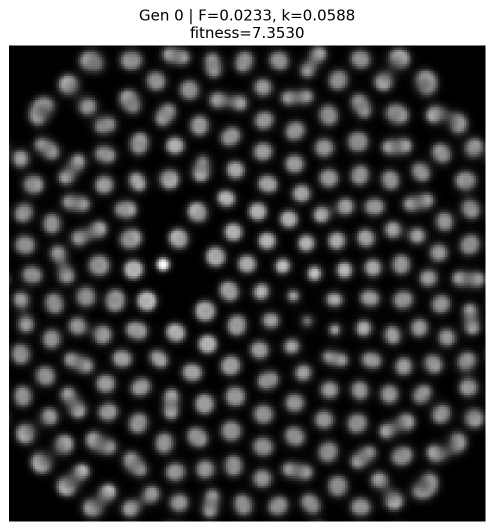
#> input picture best_gen_00.png, 988 x 1061 px (shown at 1/2 size)
$ python -i fft_visual_check.py   (imports and definitions only)
#> lines starting #> are read from the running program, lines starting #| are printed output that depends on the picture
#> further down, picture is the input picture: shape (1061, 988); min 0, max 255, mean 70.3
import numpy as np
import matplotlib.pyplot as plt

N = 200
Du = 0.16
Dv = 0.08
steps = 5000
dt = 1.0
seed = 42
check_interval = 100
stability_threshold = 1e-5


# [53 lines left out: functions laplacian, initialize_grid, simulate, not called in this run]


def normalize(img: np.ndarray) -> np.ndarray:
    img_min = img.min()
#> img_min = 0
    img_max = img.max()
#> img_max = 255
    if img_max - img_min < 1e-12:
        return np.zeros_like(img)
    return (img - img_min) / (img_max - img_min)


def fft_signature(img: np.ndarray, crop_size: int = 64) -> np.ndarray:
    img_n = normalize(img)
    img_zm = img_n - np.mean(img_n)

    fft2 = np.fft.fft2(img_zm)
    fft_shifted = np.fft.fftshift(fft2)
    magnitude = np.abs(fft_shifted)
    log_mag = np.log1p(magnitude)
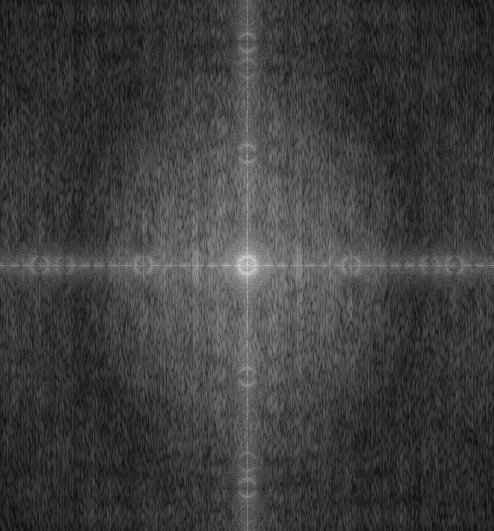
#> log_mag: shape (1061, 988) float64 (shown at 1/2 size); min 1.39e-10, max 11.22, mean 2.73; drawn with min black and max white

    h, w = log_mag.shape
#> h = 1061; w = 988
    ch, cw = h // 2, w // 2
#> ch = 530; cw = 494
    r = crop_size // 2

    cropped = log_mag[ch-r:ch+r, cw-r:cw+r]
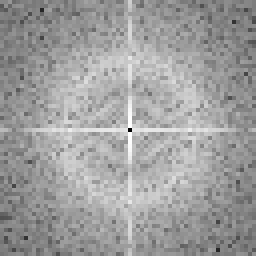
#> cropped: shape (64, 64) float64 (shown 4 times larger); min 1.39e-10, max 11.22, mean 6.97; drawn with min black and max white
    return normalize(cropped)


patterns = [
    ("target", 0.0275, 0.0600),
    ("close", 0.0300, 0.0600),
    ("confuser", 0.0200, 0.0550),
    ("far", 0.0450, 0.0500),
]

fig, axes = plt.subplots(len(patterns), 2, figsize=(8, 14))

# [15 lines not run here, left out]

>>> import cv2
>>> picture = cv2.imread('best_gen_00.png', cv2.IMREAD_GRAYSCALE)
>>> result = fft_signature(picture)

$ run again, on best_gen_01.png
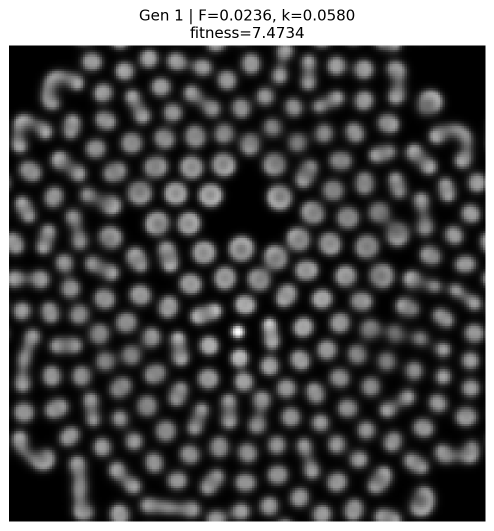
#> input picture best_gen_01.png, 988 x 1061 px (shown at 1/2 size)
#> picture is the input picture: shape (1061, 988); min 0, max 255, mean 77.5
#> img_min = 0
#> img_max = 255
#> in fft_signature, `log_mag = np.log1p(magnitude)`:
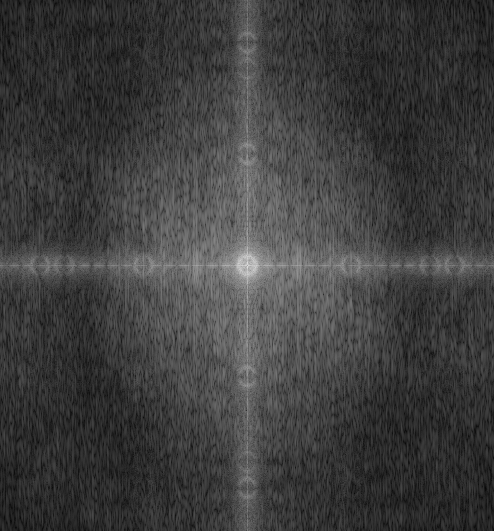
#> log_mag: shape (1061, 988) float64 (shown at 1/2 size); min 2.08e-10, max 11.2, mean 2.73; drawn with min black and max white
#> in fft_signature, `cropped = log_mag[ch-r:ch+r, cw-r:cw+r]`:
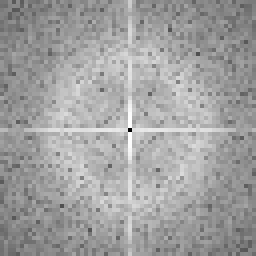
#> cropped: shape (64, 64) float64 (shown 4 times larger); min 2.08e-10, max 11.2, mean 7.06; drawn with min black and max white

$ run again, on best_gen_02.png
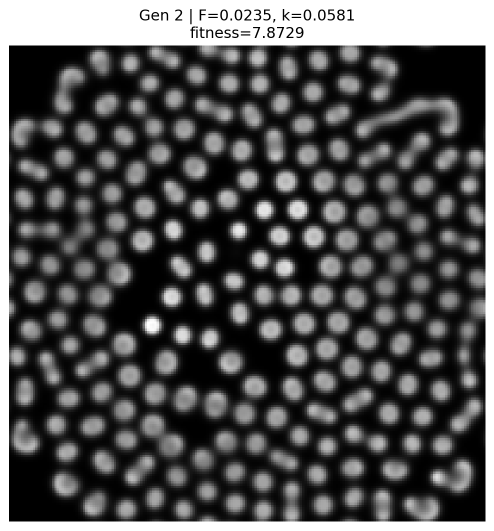
#> input picture best_gen_02.png, 988 x 1061 px (shown at 1/2 size)
#> picture is the input picture: shape (1061, 988); min 0, max 255, mean 82.8
#> img_min = 0
#> img_max = 255
#> in fft_signature, `log_mag = np.log1p(magnitude)`:
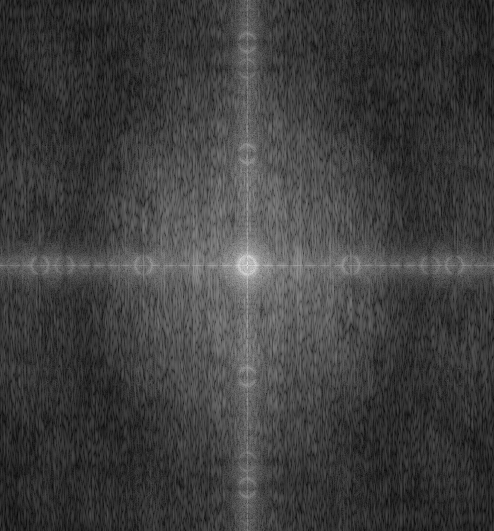
#> log_mag: shape (1061, 988) float64 (shown at 1/2 size); min 2.73e-10, max 11.14, mean 2.75; drawn with min black and max white
#> in fft_signature, `cropped = log_mag[ch-r:ch+r, cw-r:cw+r]`:
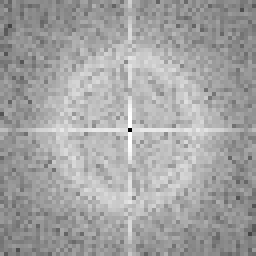
#> cropped: shape (64, 64) float64 (shown 4 times larger); min 2.73e-10, max 11.14, mean 7.16; drawn with min black and max white
